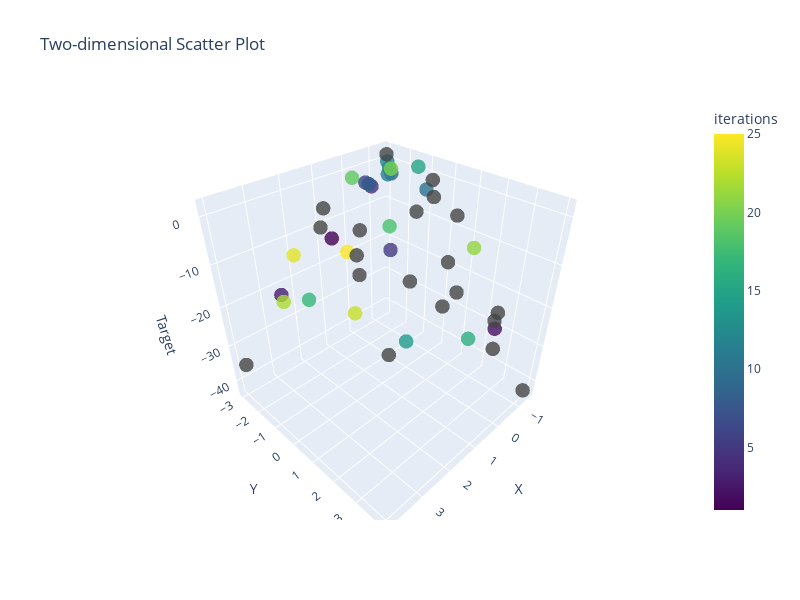

Notebook code for this chart:
### Code cell
mobo_jax.plot2d(optim_params, n_init=5, n=20)
